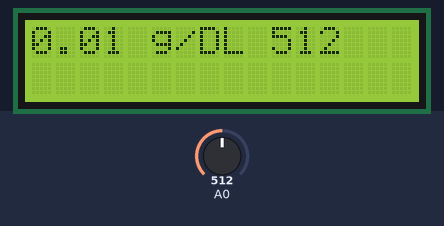
Bench run of a sketch on a simulated ESP8266 (NodeMCU). Parts: 16×2 character LCD. Inputs (shaded band) come from the test bench; at power-on: A0 = 512. What the sketch prints to the serial monitor is not drawn.

Above: at 3.2 s.
3.3 s: A0 set to 0
At 5.2 s:
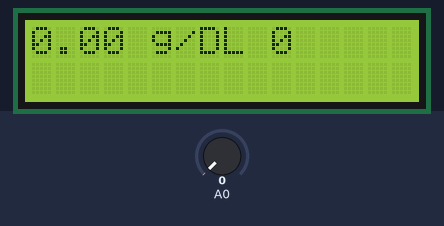
5.7 s: A0 set to 122
At 7.3 s:
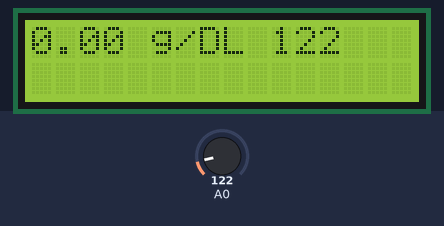
7.9 s: A0 set to 306
At 9.6 s:
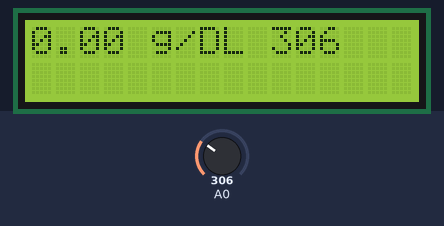
Timing chart, 0 to 11.1 s (numbered marks = the images above; inputs shaded):
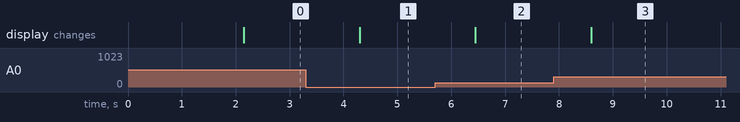

Measured:
- after the input at 3.3 s, the display: changes after 1.0 s (image 1)
- after the input at 5.7 s, the display: changes after 0.75 s (image 2)
- after the input at 7.9 s, the display: changes after 0.70 s (image 3)

The sketch:

alko-sensor.ino
```cpp
#include <Wire.h>
#include <hd44780.h>                       // main hd44780 header
#include <hd44780ioClass/hd44780_I2Cexp.h> // i2c expander i/o class header

hd44780_I2Cexp lcd; // declare lcd object: auto locate & auto config expander chip

const int LCD_COLS = 16;
const int LCD_ROWS = 2;

float sensor_volt;
float RS_gas;
float RS;
float R0;
float R00;
float ratio;
float BAC;
int R2 = 2000;

void setup()
{
  /*
   * USE ONLY USB POWER
   *
   * I2C GND - NodeMCU GND
   * I2C Vcc - NodeMCU VU
   * I2C SDA - NodeMCU D3
   * I2C SDL - NodeMCU D4
  */
  Serial.begin(9600);
  Wire.begin(0,2);

  int status;
  status = lcd.begin(LCD_COLS, LCD_ROWS);
  if(status) // non zero status means it was unsuccesful
  {
    status = -status;
    hd44780::fatalError(status);
  }

  lcd.print("Hello, World!");
  delay(2000);
}

int r = 0;
void loop() {
  int status;
  status = lcd.begin(LCD_COLS, LCD_ROWS);
  if(status)
  {
    status = -status;
    hd44780::fatalError(status);
  }

  int sensorValue = analogRead(A0);
  sensor_volt=(float)sensorValue/1024*5.0;

  RS = (5.0-sensor_volt)/sensor_volt; //
  R00 = RS/60.0; // 60 is found using interpolation
  Serial.print("R00 = ");
  Serial.println(R00);

  RS_gas = ((5.0 * R2)/sensor_volt) - R2;
 /*-Replace the value of R0 with the value of R0 in your test -*/
  R0 = 16000;
  ratio = RS_gas/R0;// ratio = RS/R0
  double x = 0.4*ratio;
  BAC = pow(x,-1.431);  //BAC in mg/L
  Serial.print("BAC = ");
  Serial.print(BAC*0.0001);  //convert to g/dL
  Serial.print(" g/DL\n\n");

  lcd.print(BAC*0.0001);
  lcd.print(" g/DL ");
  lcd.print(sensorValue);
  delay(1000);
  r++;
}
```
